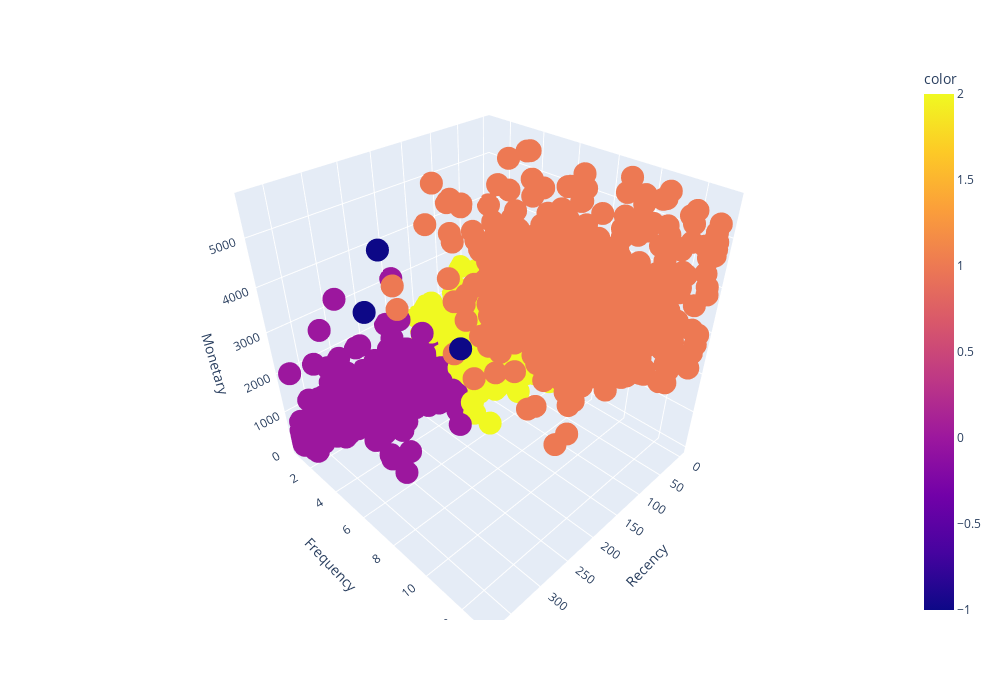

The notebook cell saved with this chart:
### Markdown cell above
#### Визуализация c использованием библиотеки Plotly

### Code cell
fig = px.scatter_3d(
    data_frame = cleaned_rfm,
    x = 'Recency',
    y = 'Frequency',
    z = 'Monetary',
    color = dbsc_labels,
    width=1000,
    height=700
)
fig.show()

### Figure 1 — Plotly figure (JSON) as saved in the notebook; plotly's stock layout.template omitted (floating-point values rounded to 4 significant figures; data arrays with more than 128 entries replaced by an {"elided": "..."} marker saying what was removed)
{"data": [{"hovertemplate": "Recency=%{x}<br>Frequency=%{y}<br>Monetary=%{z}<br>color=%{marker.color}<extra></extra>", "legendgroup": "", "marker": {"color": {"elided": "4044 int values"}, "coloraxis": "coloraxis", "symbol": "circle"}, "mode": "markers", "name": "", "scene": "scene", "showlegend": false, "type": "scatter3d", "x": {"elided": "4044 int values"}, "y": {"elided": "4044 int values"}, "z": {"elided": "4044 float values"}}], "layout": {"coloraxis": {"colorbar": {"title": {"text": "color"}}, "colorscale": [[0, "#0d0887"], [0.1111, "#46039f"], [0.2222, "#7201a8"], [0.3333, "#9c179e"], [0.4444, "#bd3786"], [0.5556, "#d8576b"], [0.6667, "#ed7953"], [0.7778, "#fb9f3a"], [0.8889, "#fdca26"], [1, "#f0f921"]]}, "height": 700, "legend": {"tracegroupgap": 0}, "margin": {"t": 60}, "scene": {"domain": {"x": [0, 1], "y": [0, 1]}, "xaxis": {"title": {"text": "Recency"}}, "yaxis": {"title": {"text": "Frequency"}}, "zaxis": {"title": {"text": "Monetary"}}}, "width": 1000}}
